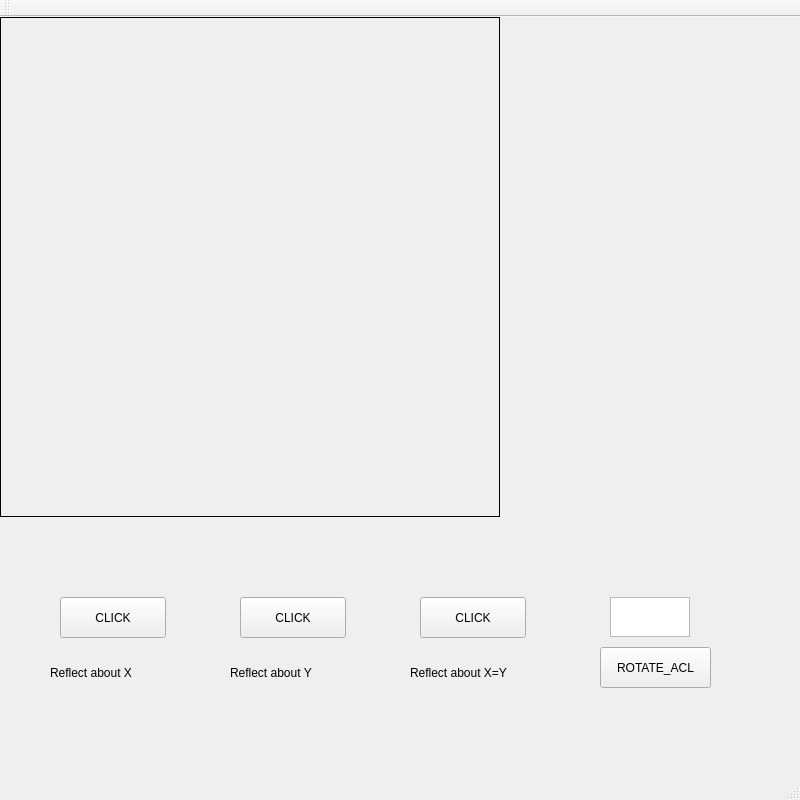
<?xml version="1.0" encoding="UTF-8"?>
<ui version="4.0">
 <class>MainWindow</class>
 <widget class="QMainWindow" name="MainWindow">
  <property name="geometry">
   <rect>
    <x>0</x>
    <y>0</y>
    <width>800</width>
    <height>800</height>
   </rect>
  </property>
  <property name="windowTitle">
   <string>MainWindow</string>
  </property>
  <widget class="QWidget" name="centralWidget">
   <widget class="QLabel" name="label">
    <property name="geometry">
     <rect>
      <x>0</x>
      <y>0</y>
      <width>500</width>
      <height>500</height>
     </rect>
    </property>
    <property name="frameShape">
     <enum>QFrame::Box</enum>
    </property>
    <property name="text">
     <string/>
    </property>
   </widget>
   <widget class="QPushButton" name="pushButton">
    <property name="geometry">
     <rect>
      <x>60</x>
      <y>580</y>
      <width>106</width>
      <height>41</height>
     </rect>
    </property>
    <property name="text">
     <string>CLICK</string>
    </property>
   </widget>
   <widget class="QLabel" name="label_2">
    <property name="geometry">
     <rect>
      <x>50</x>
      <y>630</y>
      <width>141</width>
      <height>51</height>
     </rect>
    </property>
    <property name="text">
     <string>Reflect about X</string>
    </property>
   </widget>
   <widget class="QPushButton" name="pushButton_2">
    <property name="geometry">
     <rect>
      <x>240</x>
      <y>580</y>
      <width>106</width>
      <height>41</height>
     </rect>
    </property>
    <property name="text">
     <string>CLICK</string>
    </property>
   </widget>
   <widget class="QLabel" name="label_3">
    <property name="geometry">
     <rect>
      <x>230</x>
      <y>630</y>
      <width>141</width>
      <height>51</height>
     </rect>
    </property>
    <property name="text">
     <string>Reflect about Y</string>
    </property>
   </widget>
   <widget class="QPushButton" name="pushButton_3">
    <property name="geometry">
     <rect>
      <x>420</x>
      <y>580</y>
      <width>106</width>
      <height>41</height>
     </rect>
    </property>
    <property name="text">
     <string>CLICK</string>
    </property>
   </widget>
   <widget class="QLabel" name="label_4">
    <property name="geometry">
     <rect>
      <x>410</x>
      <y>630</y>
      <width>151</width>
      <height>51</height>
     </rect>
    </property>
    <property name="text">
     <string>Reflect about X=Y</string>
    </property>
   </widget>
   <widget class="QTextEdit" name="textEdit">
    <property name="geometry">
     <rect>
      <x>610</x>
      <y>580</y>
      <width>80</width>
      <height>40</height>
     </rect>
    </property>
   </widget>
   <widget class="QPushButton" name="pushButton_4">
    <property name="geometry">
     <rect>
      <x>600</x>
      <y>630</y>
      <width>111</width>
      <height>41</height>
     </rect>
    </property>
    <property name="text">
     <string>ROTATE_ACL</string>
    </property>
   </widget>
  </widget>
  <widget class="QMenuBar" name="menuBar">
   <property name="geometry">
    <rect>
     <x>0</x>
     <y>0</y>
     <width>800</width>
     <height>26</height>
    </rect>
   </property>
  </widget>
  <widget class="QToolBar" name="mainToolBar">
   <attribute name="toolBarArea">
    <enum>TopToolBarArea</enum>
   </attribute>
   <attribute name="toolBarBreak">
    <bool>false</bool>
   </attribute>
  </widget>
  <widget class="QStatusBar" name="statusBar"/>
 </widget>
 <layoutdefault spacing="6" margin="11"/>
 <resources/>
 <connections/>
</ui>
